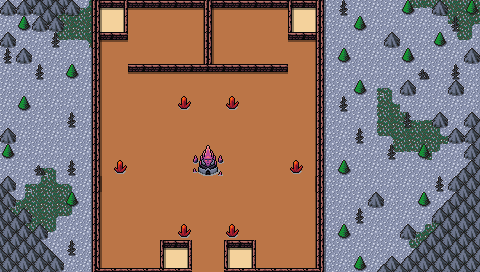

The image is a tile-based game level rendered from a .tmx file. Its description and source (layers, tilesets, objects; grid data summarised) follow:
An orthogonal 30x17 tile map with 16x16 px tiles, 5 tile layers (Collision, Background, Background2, Walls, ...), 2 tilesets and 8 objects.

<map version="1.10" tiledversion="1.10.1" orientation="orthogonal" renderorder="right-down" width="30" height="17" tilewidth="16" tileheight="16" infinite="0" nextlayerid="8" nextobjectid="57">
 <editorsettings>
  <export target="wastetown..tmx" format="tmx" />
 </editorsettings>
 <tileset firstgid="1" source="../tileset/main.tsx" />
 <tileset firstgid="10113" source="../tileset/buildings.tsx" />
 <layer id="6" name="Collision" width="30" height="17">
  <data>[510 cells, 22 non-empty, 7 distinct tile ids]</data>
 </layer>
 <layer id="1" name="Background" width="30" height="17">
  <data>[510 cells, 510 non-empty, 3 distinct tile ids]</data>
 </layer>
 <layer id="7" name="Background2" width="30" height="17">
  <data>[510 cells, 87 non-empty, 15 distinct tile ids]</data>
 </layer>
 <layer id="2" name="Walls" width="30" height="17">
  <data>[510 cells, 70 non-empty, 4 distinct tile ids]</data>
 </layer>
 <layer id="3" name="Clutter" width="30" height="17">
  <properties>
   <property name="spriteLayer" type="bool" value="true" />
  </properties>
  <data>[510 cells, 165 non-empty, 27 distinct tile ids]</data>
 </layer>
 <objectgroup id="4" name="Objects">
  <object id="38" template="../obj/entry_up.tx" x="192" y="279.5" width="32" height="16">
   <properties>
    <property name="teleport" value="" />
   </properties>
  </object>
  <object id="48" template="../obj/treasure.tx" x="256.5" y="26.3337" />
  <object id="51" template="../obj/treasure.tx" x="143.833" y="26.3333" />
  <object id="52" template="../obj/gold.tx" x="168" y="25" />
  <object id="53" template="../obj/enemy.tx" x="107.75" y="61">
   <properties>
    <property name="enemy" value="Apprentice Red Wizard" />
   </properties>
  </object>
  <object id="54" template="../obj/enemy.tx" x="291.833" y="59.5">
   <properties>
    <property name="enemy" value="Apprentice Red Wizard" />
   </properties>
  </object>
  <object id="55" template="../obj/enemy.tx" x="199.333" y="232">
   <properties>
    <property name="enemy" value="Apprentice Red Wizard" />
   </properties>
  </object>
  <object id="56" template="../obj/gold.tx" x="232" y="24.5" />
 </objectgroup>
</map>
